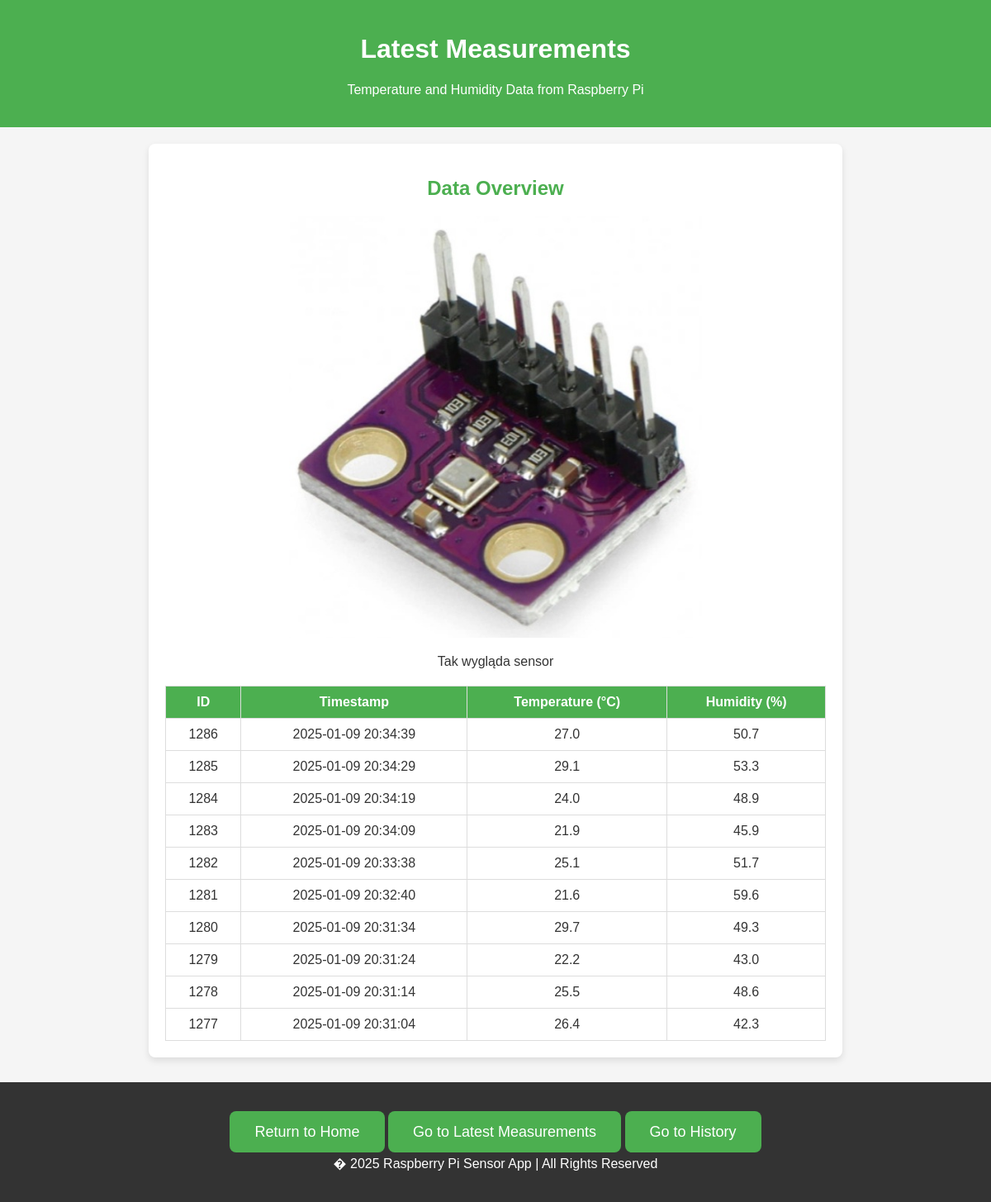
The app's page /measurements_page with its own data.
### tables this page shows
CREATE TABLE weather_control (
            id INTEGER PRIMARY KEY AUTOINCREMENT,
            timestamp DATETIME DEFAULT CURRENT_TIMESTAMP,
            temperature REAL,
            humidity REAL
        );

### app.py (the view)
@app.route('/measurements_page')
def measurements_page():
    conn = sqlite3.connect(DB_PATH)
    cursor = conn.cursor()
    cursor.execute("SELECT * FROM weather_control ORDER BY timestamp DESC LIMIT 10")
    measurements = cursor.fetchall()
    conn.close()
    return render_template('measurements.html', measurements=measurements)

### templates/measurements.html (shortened to what this page needs)
<!DOCTYPE html>
<html lang="en">
<head>
    <link rel="stylesheet" href="static/css/index.css">
</head>
<body>
    <header>
        <h1 class="welcome-msg">Latest Measurements</h1>
        <p>Temperature and Humidity Data from Raspberry Pi</p>
    </header>
    <div class="container">
        <h2>Data Overview</h2>
        <div class="image-container">
            <img src="static/images/weather.jpg" alt="Weather detector" class="resized-image">
            <p>Tak wygląda sensor</p>
        </div>
        <table>
            <thead>
                <tr>
                    <th>ID</th>
                    <th>Timestamp</th>
                    <th>Temperature (&deg;C)</th>
                    <th>Humidity (%)</th>
                </tr>
            </thead>
            <tbody>
                {% for measurement in measurements %}
                    <tr>
                        <td>{{ measurement[0] }}</td>
                        <td>{{ measurement[1] }}</td>
                        <td>{{ measurement[2] }}</td>
                        <td>{{ measurement[3] }}</td>
                    </tr>
                {% endfor %}
            </tbody>
        </table>
    </div>
    <footer>
        <div class="cta">
            <a href="/" class="button">Return to Home</a>
            <a href="/measurements_page" class="button">Go to Latest Measurements</a>
            <a href="/history_page" class="button">Go to History</a>
        </div>
        <p>� 2025 Raspberry Pi Sensor App | All Rights Reserved</p>
    </footer>
</body>
</html>

### static/css/index.css (style rules this page uses)
body { font-family: Arial, sans-serif; margin: 0; padding: 0; background: #f5f5f5; color: #333; }
header { background: #4CAF50; color: white; padding: 20px 0; text-align: center; }
h1, h2 { color: #4CAF50; text-align: center; }
table { width: 100%; border-collapse: collapse; margin-top: 20px; }
table, th, td { border: 1px solid #ddd; }
th, td { padding: 10px; text-align: center; }
th { background: #4CAF50; color: white; }
.cta { text-align: center; margin-top: 30px; }
.cta a { background: #4CAF50; color: white; text-decoration: none; padding: 15px 30px; border-radius: 8px; font-size: 18px; }
.welcome-msg { color: white; font-size: 2rem; font-weight: bold; }
.container { max-width: 800px; margin: 20px auto; padding: 20px; background: white; border-radius: 8px; box-shadow: 0 4px 8px rgba(0, 0, 0, 0.1); }
footer { text-align: center; padding: 20px 0; background: #333; color: white; margin-top: 30px; }
.image-container { text-align: center; }
.resized-image { width: 100%; max-width: 500px; height: auto; }

### records on screen
weather_control: id "1286", timestamp "2025-01-09 20:34:39", temperature "27.0", humidity "50.7"
weather_control: id "1285", timestamp "2025-01-09 20:34:29", temperature "29.1", humidity "53.3"
weather_control: id "1284", timestamp "2025-01-09 20:34:19", temperature "24.0", humidity "48.9"
weather_control: id "1283", timestamp "2025-01-09 20:34:09", temperature "21.9", humidity "45.9"
weather_control: id "1282", timestamp "2025-01-09 20:33:38", temperature "25.1", humidity "51.7"
weather_control: id "1281", timestamp "2025-01-09 20:32:40", temperature "21.6", humidity "59.6"
weather_control: id "1280", timestamp "2025-01-09 20:31:34", temperature "29.7", humidity "49.3"
weather_control: id "1279", timestamp "2025-01-09 20:31:24", temperature "22.2", humidity "43.0"
weather_control: id "1278", timestamp "2025-01-09 20:31:14", temperature "25.5", humidity "48.6"
weather_control: id "1277", timestamp "2025-01-09 20:31:04", temperature "26.4", humidity "42.3"
